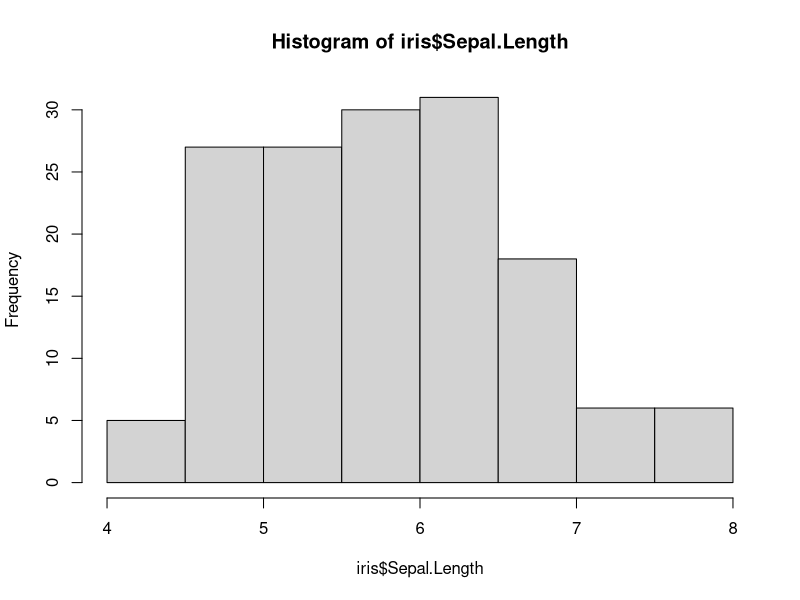
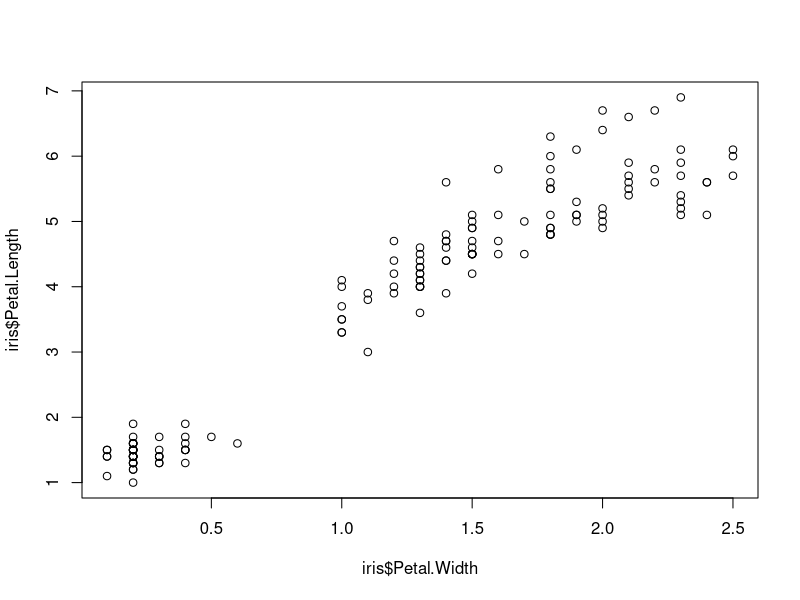

These figures' R source, in order:
## ---- chunk 1
knitr::opts_chunk$set(echo = TRUE)
## ---- chunk 2
str(iris)
summary(iris)
## ---- chunk 3
hist(iris$Sepal.Length)
#hist()
## ---- chunk 4
plot(iris$Petal.Width,iris$Petal.Length)
